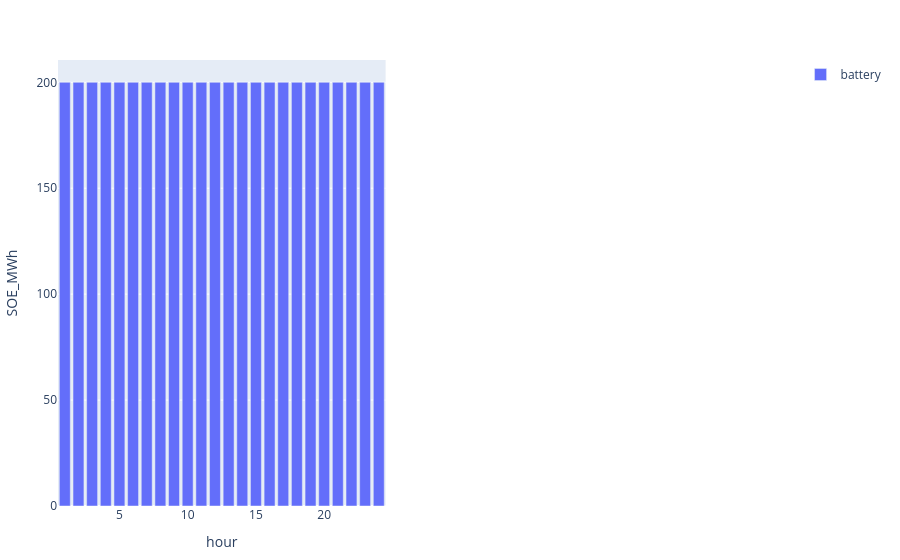

Write notebook code for a chart like this one.
### Code cell
r_id_ = 102
to_plot = s_ed.storage[(s_ed.storage.configuration .== config_) .&  (s_ed.storage.day .== day_) .&  (s_ed.storage.iteration .== iteration_).&  (s_ed.storage.r_id .== r_id_),:]
p2 = plot(to_plot, x = :hour , y = :SOE_MWh, color = :resource, kind = "bar", Layout(barmode="stack")) 
[p2 plot()]

### Figure 1 — Plotly figure (JSON) as saved in the notebook; plotly's stock layout.template omitted (floating-point values rounded to 4 significant figures)
{"data": [{"legendgroup": "battery", "marker": {"color": "#636efa"}, "name": "battery", "showlegend": true, "type": "bar", "x": [1, 2, 3, 4, 5, 6, 7, 8, 9, 10, 11, 12, 13, 14, 15, 16, 17, 18, 19, 20, 21, 22, 23, 24], "xaxis": "x1", "y": [200, 200, 200, 200, 200, 200, 200, 200, 200, 200, 200, 200, 200, 200, 200, 200, 200, 200, 200, 200, 200, 200, 200, 200], "yaxis": "y1"}], "layout": {"margin": {"b": 50, "l": 50, "r": 50, "t": 60}, "xaxis1": {"anchor": "y1", "domain": [0, 0.45], "title": {"text": "hour"}}, "xaxis2": {"anchor": "y2", "domain": [0.55, 1]}, "yaxis1": {"anchor": "x1", "domain": [0, 1], "title": {"text": "SOE_MWh"}}, "yaxis2": {"anchor": "x2", "domain": [0, 1]}}}
